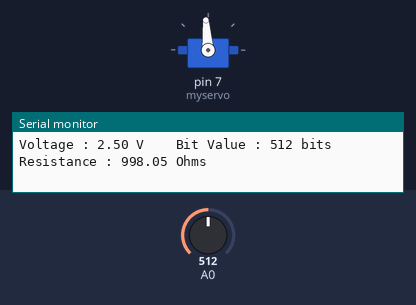
Recording of a sketch running on a simulated Arduino Uno, built with avr-gcc and run on an emulated ATmega328P. Shown: servo, the last lines printed to the serial monitor. The test bench sets the inputs (shaded band); at power-on: A0 = 512.

Above: at 1.2 s.
1.3 s: A0 set to 501
At 2.4 s:
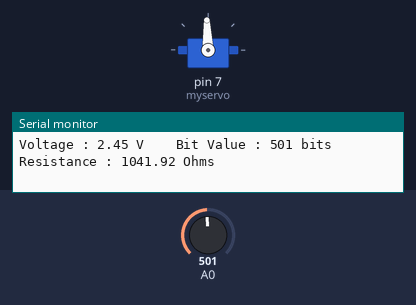
4.3 s: A0 set to 716
At 5.6 s:
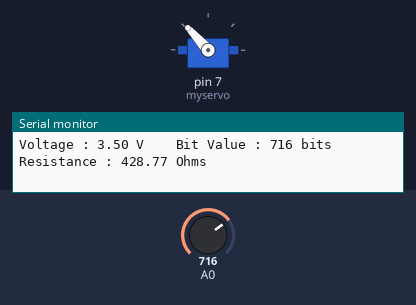
5.9 s: A0 set to 921
At 6.9 s:
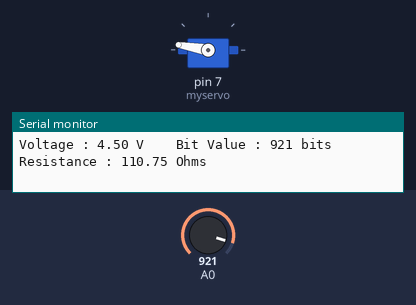
7.5 s: A0 set to 948
At 8.1 s:
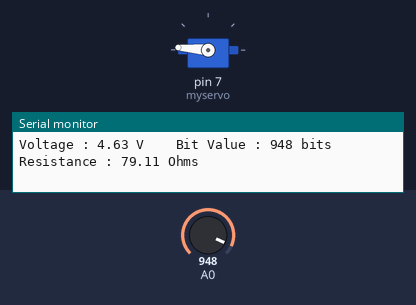
10.5 s: A0 set to 306
At 11.0 s:
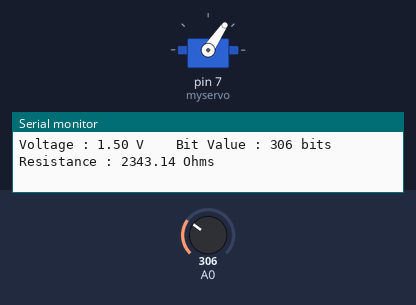
12.1 s: A0 set to 108
At 12.8 s:
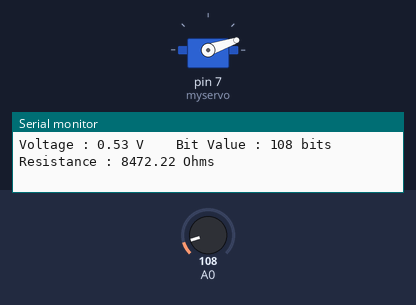
13.6 s: A0 set to 95
Timing chart, 0 to 16.6 s (numbered marks = the images above; inputs shaded):
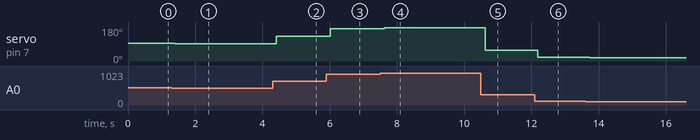

Measured:
- after the input at 1.3 s, servo on pin 7 (myservo): 94° → 92° after 0.09 s
- after the input at 4.3 s, servo on pin 7 (myservo): 92° → 132° after 0.12 s
- after the input at 5.9 s, servo on pin 7 (myservo): 132° → 170° after 0.12 s
- after the input at 7.5 s, servo on pin 7 (myservo): 170° → 175° after 0.12 s
- after the input at 10.5 s, servo on pin 7 (myservo): 175° → 56° after 0.13 s
- after the input at 12.1 s, servo on pin 7 (myservo): 56° → 19° after 0.09 s
- after the input at 13.6 s, servo on pin 7 (myservo): 19° → 17° after 0.13 s

The sketch:

on_serial_monitor_show_bit_value__volage_and_LDR_resistance_.ino
```cpp
/*
Main theme :
    The goal of this program is to make use of the Light Dependent Resistor (Photoelectric Resistor thats reacts to light that changes the amount of its resistance) to show an output in the servo motor (0 - 180 degrees).
*/
#include <Servo.h> // include the library for the servo motor.

Servo myservo; // create servo object to control a servo.

int servo_range; //creates a variable
int R_reference = 1000; // Creates a value (1k Ohms) for the reference resistor to compute the amount of resistance the LDR has.

void setup() { //setups the code here, to run once.

  Serial.begin(9600); // Begins the serial to produce texts in the serial monitor.

  myservo.attach(7); // a command that came from the library to attach the signal pin for the servo motor.
}

void loop() { // Codes that are in this block runs repeatedly.


  int val = analogRead(A0); // sets the value of analog pin A0 as a variable "val".
  float volt = val/204.6; // Converts bit value to voltage.
  int volt_a = volt*1000; // uses a variable named "volt_a" to be later used in the map function to find out the range of the servo motor.
  servo_range = map(volt_a, 0, 4750, 0, 180); // maps the value in degrees of how much the servo will turn.

  float resistance = (R_reference*((5/volt)-1)); //Creates a variable named "resistance" and computes the value of the Light Dependent Resistor.

  Serial.print("Voltage : "); // Prints the label of the voltage value.
  Serial.print(volt); // Prints the voltage value.
  Serial.print(" V    "); // Prints the symbol for voltage.

  Serial.print("Bit Value : "); // Prints the label of the bit value.
  Serial.print(val); // Prints the bit value.
  Serial.print(" bits    "); // Prints the symbol for bits.

  Serial.print("Resistance : "); // Prints the label of the resitance of the LDR (Photoresistor sensor).
  Serial.print(resistance); // Prints the bit value.
  Serial.println(" Ohms"); // Prints the symbol for resistance.


  myservo.write(servo_range); //writes the range of how much the servo needs to turn. (0-180).
}
```
